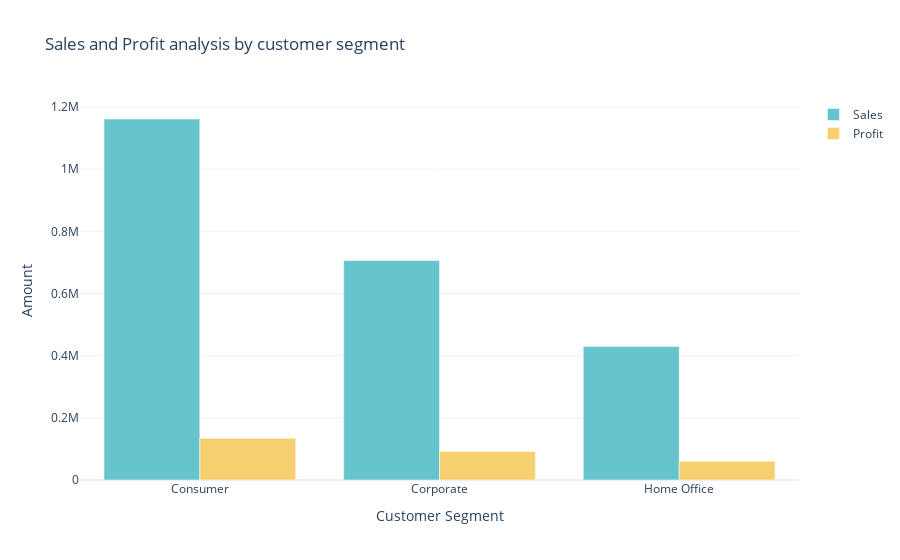

Source (notebook cell):
### Markdown cell above
5. Analyze the profit by category and sub-category.

- therefore Categorywise the profits are Technology > Office Suppies > Furniture
- the profits by sub-categorywise are Copiers > Phones > > > Tales

### Code cell
sales_profit_by_segment = df.groupby('Segment').agg({'Sales': 'sum', 'Profit': 'sum'}).reset_index()
color_palette= colors.qualitative.Pastel

fig=go.Figure()
fig.add_trace(go.Bar(x=sales_profit_by_segment['Segment'],
                    y=sales_profit_by_segment['Sales'],
                    name='Sales',
                    marker_color = color_palette[0]))

fig.add_trace(go.Bar(x=sales_profit_by_segment['Segment'],
                    y=sales_profit_by_segment['Profit'],
                    name='Profit',
                    marker_color = color_palette[1]))

fig.update_layout(title="Sales and Profit analysis by customer segment", 
                 xaxis_title="Customer Segment",
                 yaxis_title="Amount")
fig.show()

### Figure 1 — Plotly figure (JSON) as saved in the notebook; plotly's stock layout.template omitted (floating-point values rounded to 4 significant figures)
{"data": [{"marker": {"color": "rgb(102, 197, 204)"}, "name": "Sales", "type": "bar", "x": ["Consumer", "Corporate", "Home Office"], "y": [1161000.0, 706100.0, 429700.0]}, {"marker": {"color": "rgb(246, 207, 113)"}, "name": "Profit", "type": "bar", "x": ["Consumer", "Corporate", "Home Office"], "y": [134100.0, 91980.0, 60300.0]}], "layout": {"title": {"text": "Sales and Profit analysis by customer segment"}, "xaxis": {"title": {"text": "Customer Segment"}}, "yaxis": {"title": {"text": "Amount"}}}}
